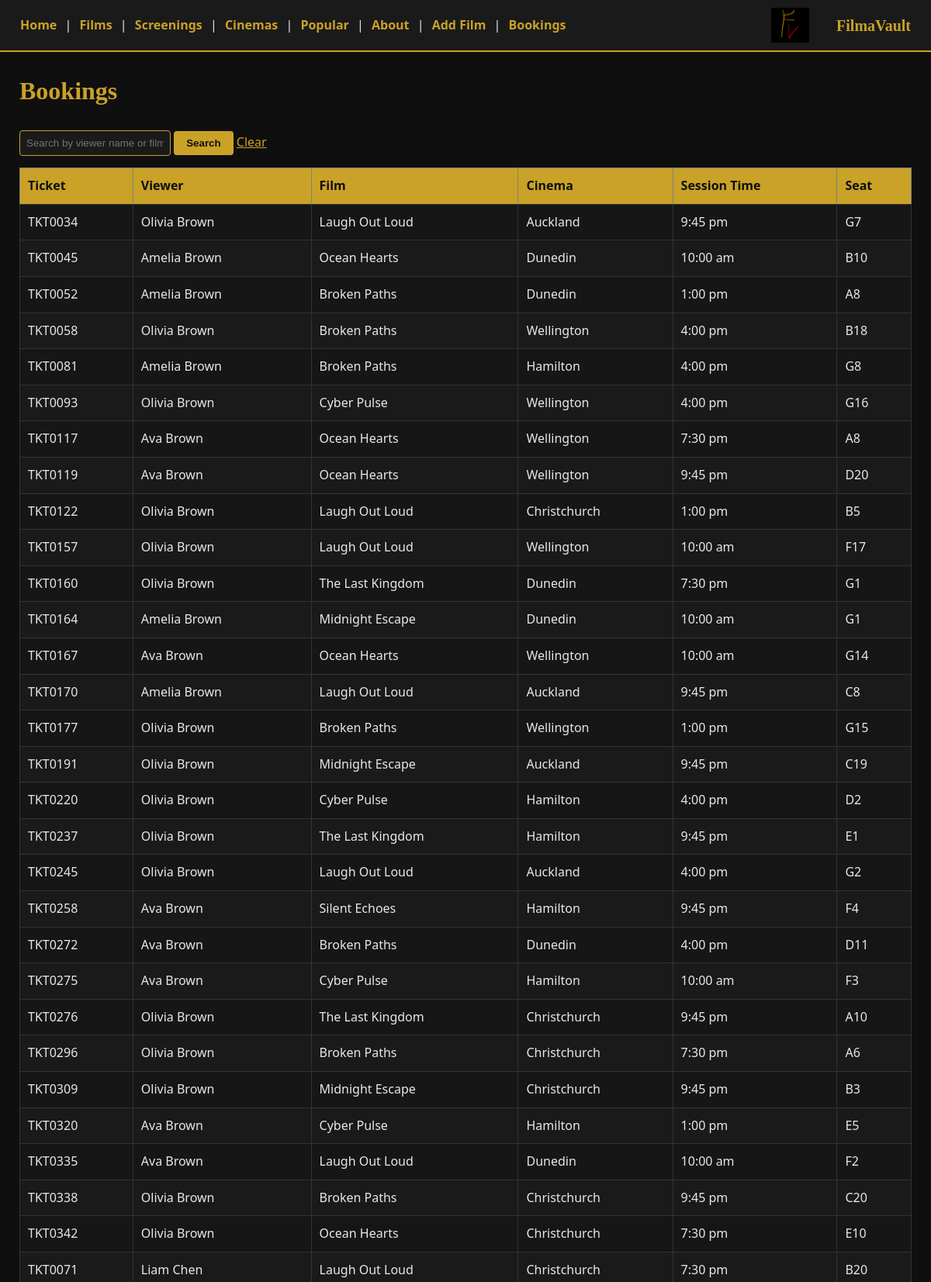
Screenshot of /bookings (upper part) with the database file from the repository.
### tables this page shows
CREATE TABLE Ticket (
ticket_no TEXT PRIMARY KEY,
screening_id TEXT NOT NULL,
viewer_id TEXT NOT NULL,
seat_no TEXT,
FOREIGN KEY (screening_id) REFERENCES Screening(screening_id),FOREIGN KEY (viewer_id) REFERENCES Viewer(viewer_id));

CREATE TABLE Viewer (
viewer_id TEXT PRIMARY KEY,
first_name TEXT NOT NULL,last_name TEXT NOT NULL,email TEXT NOT NULL,
password_hash TEXT);

CREATE TABLE Film (
film_id TEXT PRIMARY KEY,
film_name TEXT NOT NULL,
genre TEXT,
director_id TEXT NOT NULL,
FOREIGN KEY (director_id) REFERENCES Director(director_id));

CREATE TABLE Cinema (
cinema_id TEXT PRIMARY KEY,
city TEXT NOT NULL);

CREATE TABLE Screening (
screening_id TEXT PRIMARY KEY,
film_id TEXT NOT NULL,
cinema_id TEXT NOT NULL,
session_time TEXT,
FOREIGN KEY (film_id) REFERENCES Film(film_id),FOREIGN KEY (cinema_id) REFERENCES Cinema(cinema_id));

### app.py (the view)
@app.route("/bookings")
def bookings():
    conn = get_connection()
    search = request.args.get("q", "").strip()
    if search:
        booking_list = conn.execute("""
            SELECT t.ticket_no, v.first_name, v.last_name,
                   f.film_name, c.city, s.session_time, t.seat_no
            FROM Ticket t
            JOIN Viewer v    ON t.viewer_id = v.viewer_id
            JOIN Screening s ON t.screening_id = s.screening_id
            JOIN Film f      ON s.film_id = f.film_id
            JOIN Cinema c    ON s.cinema_id = c.cinema_id
            WHERE v.first_name LIKE ?
               OR v.last_name LIKE ?
               OR (v.first_name || ' ' || v.last_name) LIKE ?
               OR f.film_name LIKE ?
            ORDER BY v.last_name
        """, ('%' + search + '%', '%' + search + '%', '%' + search + '%', '%' + search + '%')).fetchall()
    else:
        booking_list = conn.execute("""
            SELECT t.ticket_no, v.first_name, v.last_name,
                   f.film_name, c.city, s.session_time, t.seat_no
            FROM Ticket t
            JOIN Viewer v    ON t.viewer_id = v.viewer_id
            JOIN Screening s ON t.screening_id = s.screening_id
            JOIN Film f      ON s.film_id = f.film_id
            JOIN Cinema c    ON s.cinema_id = c.cinema_id
            ORDER BY v.last_name
        """).fetchall()
    conn.close()
    return render_template("bookings.html", bookings=booking_list, search=search)

### app.py (called while the page is built)
def get_connection():
    conn = sqlite3.connect("Filmavault.db")
    conn.execute("PRAGMA foreign_keys = ON")
    conn.row_factory = sqlite3.Row
    return conn

### templates/bookings.html (shortened to what this page needs)
<!DOCTYPE html>
<html>
<head>
    <link rel="stylesheet" href="{{ url_for('static', filename='style.css') }}">
</head>
<body>
    {% include "nav.html" %}
    <h1>Bookings</h1>
    <form method="GET" action="/bookings">
        <input type="text" name="q" placeholder="Search by viewer name or film..." value="{{ search }}">
        <button type="submit">Search</button>
        <a href="/bookings">Clear</a>
    </form>
    <table border="1">
        <tr>
            <th>Ticket</th>
            <th>Viewer</th>
            <th>Film</th>
            <th>Cinema</th>
            <th>Session Time</th>
            <th>Seat</th>
        </tr>
        {% for b in bookings %}
        <tr>
            <td>{{ b["ticket_no"] }}</td>
            <td>{{ b["first_name"] }} {{ b["last_name"] }}</td>
            <td>{{ b["film_name"] }}</td>
            <td>{{ b["city"] }}</td>
            <td>{{ b["session_time"] }}</td>
            <td>{{ b["seat_no"] }}</td>
        </tr>
        {% endfor %}
    </table>
</body>
</html>

### static/style.css (style rules this page uses)
body { background-color: #0f0f0f; color: #e8e8e8; font-family: 'Segoe UI', Arial, sans-serif; margin: 0; line-height: 1.6; }
h1, h2 { color: #c9a227; font-family: Georgia, 'Times New Roman', serif; }
h1 { margin: 25px; }
p, form, ul, img { margin-left: 25px; margin-right: 25px; }
table { border-collapse: collapse; width: calc(100% - 50px); margin: 15px 25px 25px; background-color: #1a1a1a; }
th { background-color: #c9a227; color: #0f0f0f; padding: 10px; text-align: left; }
td { border: 1px solid #333; padding: 10px; color: #e8e8e8; }
tr:nth-child(even) td { background-color: #161616; }
a { color: #c9a227; }
input[type="text"], select { background-color: #1a1a1a; border: 1px solid #c9a227; color: #e8e8e8; padding: 8px; border-radius: 4px; }
button, input[type="submit"] { background-color: #c9a227; color: #0f0f0f; border: none; padding: 8px 16px; font-weight: bold; border-radius: 4px; cursor: pointer; }

### rows the page displays
Ticket: ticket_no "TKT0034", first_name "Olivia", last_name "Brown", film_name "Laugh Out Loud", city "Auckland", session_time "9:45 pm", seat_no "G7"
Ticket: ticket_no "TKT0045", first_name "Amelia", last_name "Brown", film_name "Ocean Hearts", city "Dunedin", session_time "10:00 am", seat_no "B10"
Ticket: ticket_no "TKT0052", first_name "Amelia", last_name "Brown", film_name "Broken Paths", city "Dunedin", session_time "1:00 pm", seat_no "A8"
Ticket: ticket_no "TKT0058", first_name "Olivia", last_name "Brown", film_name "Broken Paths", city "Wellington", session_time "4:00 pm", seat_no "B18"
Ticket: ticket_no "TKT0081", first_name "Amelia", last_name "Brown", film_name "Broken Paths", city "Hamilton", session_time "4:00 pm", seat_no "G8"
Ticket: ticket_no "TKT0093", first_name "Olivia", last_name "Brown", film_name "Cyber Pulse", city "Wellington", session_time "4:00 pm", seat_no "G16"
Ticket: ticket_no "TKT0117", first_name "Ava", last_name "Brown", film_name "Ocean Hearts", city "Wellington", session_time "7:30 pm", seat_no "A8"
Ticket: ticket_no "TKT0119", first_name "Ava", last_name "Brown", film_name "Ocean Hearts", city "Wellington", session_time "9:45 pm", seat_no "D20"
Ticket: ticket_no "TKT0122", first_name "Olivia", last_name "Brown", film_name "Laugh Out Loud", city "Christchurch", session_time "1:00 pm", seat_no "B5"
Ticket: ticket_no "TKT0157", first_name "Olivia", last_name "Brown", film_name "Laugh Out Loud", city "Wellington", session_time "10:00 am", seat_no "F17"
Ticket: ticket_no "TKT0160", first_name "Olivia", last_name "Brown", film_name "The Last Kingdom", city "Dunedin", session_time "7:30 pm", seat_no "G1"
Ticket: ticket_no "TKT0164", first_name "Amelia", last_name "Brown", film_name "Midnight Escape", city "Dunedin", session_time "10:00 am", seat_no "G1"
Ticket: ticket_no "TKT0167", first_name "Ava", last_name "Brown", film_name "Ocean Hearts", city "Wellington", session_time "10:00 am", seat_no "G14"
Ticket: ticket_no "TKT0170", first_name "Amelia", last_name "Brown", film_name "Laugh Out Loud", city "Auckland", session_time "9:45 pm", seat_no "C8"
Ticket: ticket_no "TKT0177", first_name "Olivia", last_name "Brown", film_name "Broken Paths", city "Wellington", session_time "1:00 pm", seat_no "G15"
Ticket: ticket_no "TKT0191", first_name "Olivia", last_name "Brown", film_name "Midnight Escape", city "Auckland", session_time "9:45 pm", seat_no "C19"
Ticket: ticket_no "TKT0220", first_name "Olivia", last_name "Brown", film_name "Cyber Pulse", city "Hamilton", session_time "4:00 pm", seat_no "D2"
Ticket: ticket_no "TKT0237", first_name "Olivia", last_name "Brown", film_name "The Last Kingdom", city "Hamilton", session_time "9:45 pm", seat_no "E1"
Ticket: ticket_no "TKT0245", first_name "Olivia", last_name "Brown", film_name "Laugh Out Loud", city "Auckland", session_time "4:00 pm", seat_no "G2"
Ticket: ticket_no "TKT0258", first_name "Ava", last_name "Brown", film_name "Silent Echoes", city "Hamilton", session_time "9:45 pm", seat_no "F4"
Ticket: ticket_no "TKT0272", first_name "Ava", last_name "Brown", film_name "Broken Paths", city "Dunedin", session_time "4:00 pm", seat_no "D11"
Ticket: ticket_no "TKT0275", first_name "Ava", last_name "Brown", film_name "Cyber Pulse", city "Hamilton", session_time "10:00 am", seat_no "F3"
Ticket: ticket_no "TKT0276", first_name "Olivia", last_name "Brown", film_name "The Last Kingdom", city "Christchurch", session_time "9:45 pm", seat_no "A10"
Ticket: ticket_no "TKT0296", first_name "Olivia", last_name "Brown", film_name "Broken Paths", city "Christchurch", session_time "7:30 pm", seat_no "A6"
Ticket: ticket_no "TKT0309", first_name "Olivia", last_name "Brown", film_name "Midnight Escape", city "Christchurch", session_time "9:45 pm", seat_no "B3"
Ticket: ticket_no "TKT0320", first_name "Ava", last_name "Brown", film_name "Cyber Pulse", city "Hamilton", session_time "1:00 pm", seat_no "E5"
Ticket: ticket_no "TKT0335", first_name "Ava", last_name "Brown", film_name "Laugh Out Loud", city "Dunedin", session_time "10:00 am", seat_no "F2"
Ticket: ticket_no "TKT0338", first_name "Olivia", last_name "Brown", film_name "Broken Paths", city "Christchurch", session_time "9:45 pm", seat_no "C20"
Ticket: ticket_no "TKT0342", first_name "Olivia", last_name "Brown", film_name "Ocean Hearts", city "Christchurch", session_time "7:30 pm", seat_no "E10"
Ticket: ticket_no "TKT0071", first_name "Liam", last_name "Chen", film_name "Laugh Out Loud", city "Christchurch", session_time "7:30 pm", seat_no "B20"
